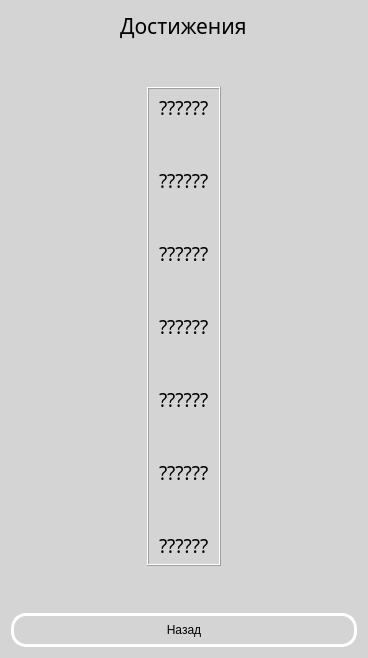
<?xml version="1.0" encoding="UTF-8"?>
<ui version="4.0">
 <class>AchievementsWindow</class>
 <widget class="QWidget" name="AchievementsWindow">
  <property name="geometry">
   <rect>
    <x>0</x>
    <y>0</y>
    <width>368</width>
    <height>658</height>
   </rect>
  </property>
  <property name="maximumSize">
   <size>
    <width>16777215</width>
    <height>700</height>
   </size>
  </property>
  <property name="windowTitle">
   <string>Tram17</string>
  </property>
  <property name="styleSheet">
   <string notr="true">QPushButton 
{ 
	font: 75 14pt &quot;DS Eraser Cyr&quot;;
background-color: rgb(212, 212, 212);
border-style: outset;
border-radius: 15px;
border-width: 3px;
border-color: white;
padding: 7px;
}
QPushButton:hover
{ 
background-color: black;
color: white;
 }
QPushButton:pressed
{
border-style: inset;
}
QWidget#AchievementsWindow {
background-color: rgb(212, 212, 212);}</string>
  </property>
  <layout class="QVBoxLayout" name="verticalLayout">
   <item alignment="Qt::AlignHCenter|Qt::AlignTop">
    <widget class="QLabel" name="label">
     <property name="font">
      <font>
       <family>DS Eraser Cyr</family>
       <pointsize>16</pointsize>
      </font>
     </property>
     <property name="text">
      <string>Достижения</string>
     </property>
    </widget>
   </item>
   <item>
    <spacer name="verticalSpacer_2">
     <property name="orientation">
      <enum>Qt::Vertical</enum>
     </property>
     <property name="sizeType">
      <enum>QSizePolicy::Fixed</enum>
     </property>
     <property name="sizeHint" stdset="0">
      <size>
       <width>20</width>
       <height>40</height>
      </size>
     </property>
    </spacer>
   </item>
   <item alignment="Qt::AlignHCenter|Qt::AlignTop">
    <widget class="QFrame" name="verticalFrame">
     <property name="styleSheet">
      <string notr="true">QLabel:hover
{
color:red
}</string>
     </property>
     <property name="frameShape">
      <enum>QFrame::Box</enum>
     </property>
     <property name="frameShadow">
      <enum>QFrame::Raised</enum>
     </property>
     <layout class="QVBoxLayout" name="verticalLayout_2">
      <property name="sizeConstraint">
       <enum>QLayout::SetDefaultConstraint</enum>
      </property>
      <property name="leftMargin">
       <number>10</number>
      </property>
      <property name="topMargin">
       <number>5</number>
      </property>
      <property name="rightMargin">
       <number>10</number>
      </property>
      <property name="bottomMargin">
       <number>5</number>
      </property>
      <item alignment="Qt::AlignHCenter">
       <widget class="QLabel" name="Burn_Ach">
        <property name="font">
         <font>
          <family>DS Eraser Cyr</family>
          <pointsize>14</pointsize>
         </font>
        </property>
        <property name="text">
         <string>??????</string>
        </property>
       </widget>
      </item>
      <item>
       <spacer name="verticalSpacer_3">
        <property name="orientation">
         <enum>Qt::Vertical</enum>
        </property>
        <property name="sizeHint" stdset="0">
         <size>
          <width>20</width>
          <height>40</height>
         </size>
        </property>
       </spacer>
      </item>
      <item alignment="Qt::AlignHCenter">
       <widget class="QLabel" name="Explode_Ach">
        <property name="font">
         <font>
          <family>DS Eraser Cyr</family>
          <pointsize>14</pointsize>
         </font>
        </property>
        <property name="text">
         <string>??????</string>
        </property>
       </widget>
      </item>
      <item>
       <spacer name="verticalSpacer_4">
        <property name="orientation">
         <enum>Qt::Vertical</enum>
        </property>
        <property name="sizeHint" stdset="0">
         <size>
          <width>20</width>
          <height>40</height>
         </size>
        </property>
       </spacer>
      </item>
      <item alignment="Qt::AlignHCenter">
       <widget class="QLabel" name="Hit_Ach">
        <property name="font">
         <font>
          <family>DS Eraser Cyr</family>
          <pointsize>14</pointsize>
         </font>
        </property>
        <property name="text">
         <string>??????</string>
        </property>
       </widget>
      </item>
      <item>
       <spacer name="verticalSpacer_5">
        <property name="orientation">
         <enum>Qt::Vertical</enum>
        </property>
        <property name="sizeHint" stdset="0">
         <size>
          <width>20</width>
          <height>40</height>
         </size>
        </property>
       </spacer>
      </item>
      <item alignment="Qt::AlignHCenter">
       <widget class="QLabel" name="Sad_Ach">
        <property name="font">
         <font>
          <family>DS Eraser Cyr</family>
          <pointsize>14</pointsize>
         </font>
        </property>
        <property name="text">
         <string>??????</string>
        </property>
       </widget>
      </item>
      <item>
       <spacer name="verticalSpacer_6">
        <property name="orientation">
         <enum>Qt::Vertical</enum>
        </property>
        <property name="sizeHint" stdset="0">
         <size>
          <width>20</width>
          <height>40</height>
         </size>
        </property>
       </spacer>
      </item>
      <item alignment="Qt::AlignHCenter">
       <widget class="QLabel" name="Trip_Ach">
        <property name="font">
         <font>
          <family>DS Eraser Cyr</family>
          <pointsize>14</pointsize>
         </font>
        </property>
        <property name="text">
         <string>??????</string>
        </property>
       </widget>
      </item>
      <item>
       <spacer name="verticalSpacer_7">
        <property name="orientation">
         <enum>Qt::Vertical</enum>
        </property>
        <property name="sizeHint" stdset="0">
         <size>
          <width>20</width>
          <height>40</height>
         </size>
        </property>
       </spacer>
      </item>
      <item alignment="Qt::AlignHCenter">
       <widget class="QLabel" name="Happy_Ach">
        <property name="font">
         <font>
          <family>DS Eraser Cyr</family>
          <pointsize>14</pointsize>
         </font>
        </property>
        <property name="text">
         <string>??????</string>
        </property>
       </widget>
      </item>
      <item>
       <spacer name="verticalSpacer_8">
        <property name="orientation">
         <enum>Qt::Vertical</enum>
        </property>
        <property name="sizeHint" stdset="0">
         <size>
          <width>20</width>
          <height>40</height>
         </size>
        </property>
       </spacer>
      </item>
      <item alignment="Qt::AlignHCenter">
       <widget class="QLabel" name="TrueEnd_Ach">
        <property name="font">
         <font>
          <family>DS Eraser Cyr</family>
          <pointsize>14</pointsize>
         </font>
        </property>
        <property name="text">
         <string>??????</string>
        </property>
       </widget>
      </item>
     </layout>
    </widget>
   </item>
   <item>
    <spacer name="verticalSpacer">
     <property name="orientation">
      <enum>Qt::Vertical</enum>
     </property>
     <property name="sizeHint" stdset="0">
      <size>
       <width>20</width>
       <height>40</height>
      </size>
     </property>
    </spacer>
   </item>
   <item alignment="Qt::AlignBottom">
    <widget class="QPushButton" name="backButton">
     <property name="text">
      <string>Назад</string>
     </property>
    </widget>
   </item>
  </layout>
 </widget>
 <resources/>
 <connections/>
</ui>
